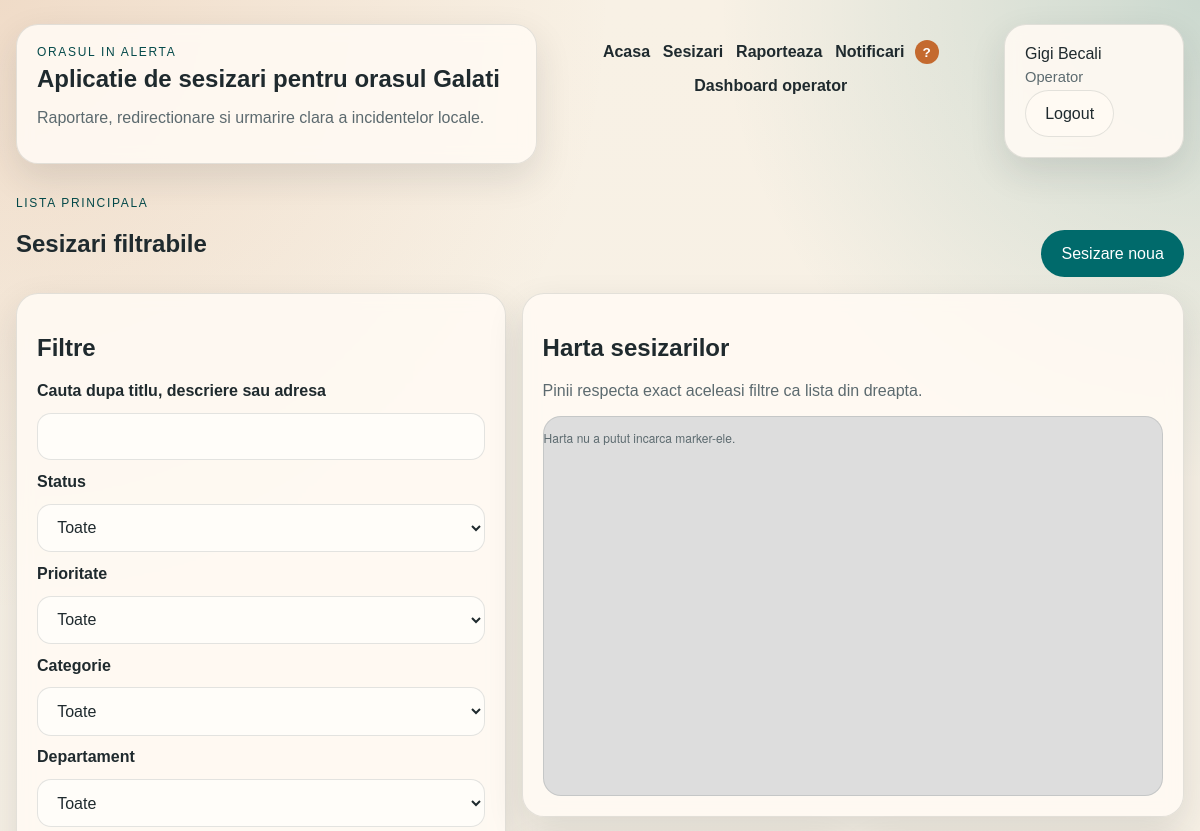
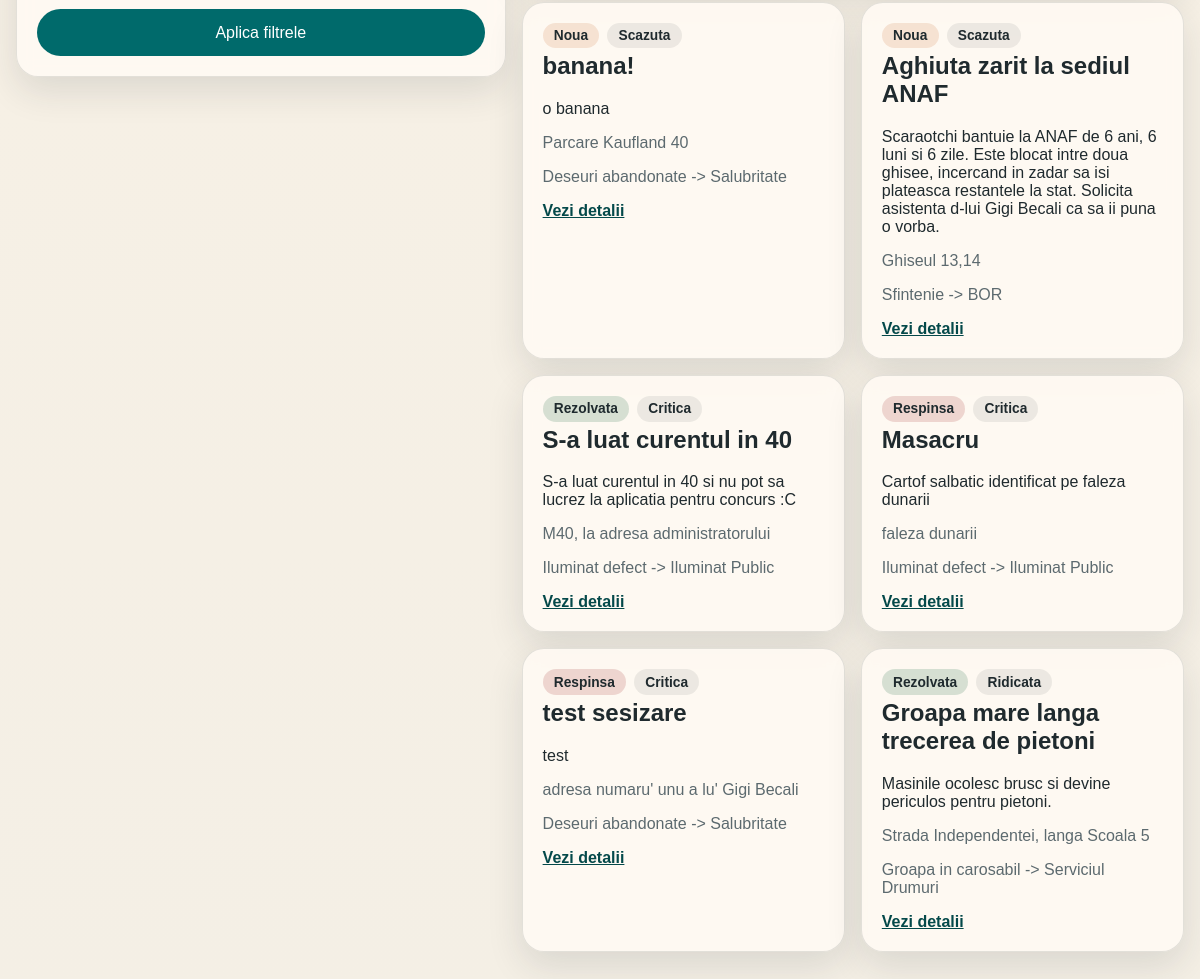
The page /incidents (signed in) on the database its author committed (2 pictures, top to bottom).
### app/models/entities.py (models this page shows, shortened)
class User(UserMixin, db.Model):
    __tablename__ = "users"
    id = db.Column(db.Integer, primary_key=True)
    full_name = db.Column(db.String(120), nullable=False)
    email = db.Column(db.String(255), nullable=False, unique=True)
    password_hash = db.Column(db.String(255), nullable=False)
    role = db.Column(db.String(32), nullable=False, default="citizen")
    department_id = db.Column(db.Integer, db.ForeignKey("departments.id"))
    created_at = db.Column(db.DateTime, default=utc_now, nullable=False)
    department = db.relationship("Department", back_populates="users")
    incidents = db.relationship("Incident", back_populates="creator", foreign_keys="Incident.created_by_id")
    updates = db.relationship("IncidentUpdate", back_populates="author")
    notifications = db.relationship("Notification", back_populates="user", cascade="all, delete-orphan")
    @property
    def role_label(self) -> str:
        return ROLE_LABELS.get(self.role, self.role)

class Incident(db.Model):
    __tablename__ = "incidents"
    id = db.Column(db.Integer, primary_key=True)
    title = db.Column(db.String(200), nullable=False)
    description = db.Column(db.Text, nullable=False)
    address = db.Column(db.String(255), nullable=False)
    latitude = db.Column(db.Float, nullable=False)
    longitude = db.Column(db.Float, nullable=False)
    priority = db.Column(db.String(32), nullable=False, default="medie")
    status = db.Column(db.String(32), nullable=False, default="noua")
    created_by_id = db.Column(db.Integer, db.ForeignKey("users.id"), nullable=False)
    category_id = db.Column(db.Integer, db.ForeignKey("incident_categories.id"), nullable=False)
    suggested_department_id = db.Column(db.Integer, db.ForeignKey("departments.id"))
    assigned_department_id = db.Column(db.Integer, db.ForeignKey("departments.id"))
    created_at = db.Column(db.DateTime, default=utc_now, nullable=False)
    updated_at = db.Column(db.DateTime, default=utc_now, nullable=False, onupdate=utc_now)
    creator = db.relationship("User", back_populates="incidents", foreign_keys=[created_by_id])
    category = db.relationship("Category", back_populates="incidents")
    suggested_department = db.relationship(
        "Department",
        back_populates="suggested_incidents",
        foreign_keys=[suggested_department_id],
    )
    assigned_department = db.relationship(
        "Department",
        back_populates="incidents",
        foreign_keys=[assigned_department_id],
    )
    photos = db.relationship(
        "IncidentPhoto",
        back_populates="incident",
        cascade="all, delete-orphan",
        order_by="IncidentPhoto.created_at.asc()",
    )
    updates = db.relationship(
        "IncidentUpdate",
        back_populates="incident",
        cascade="all, delete-orphan",
        order_by="IncidentUpdate.created_at.desc()",
    )
    notifications = db.relationship("Notification", back_populates="incident")
    @property
    def priority_label(self) -> str:
        return PRIORITY_LABELS.get(self.priority, self.priority)
    @property
    def status_label(self) -> str:
        return STATUS_LABELS.get(self.status, self.status)
    @property
    def display_department_label(self) -> str:
        if self.status == "in_triere":
            if self.suggested_department is not None:
                return f"Sugerat: {self.suggested_department.name}"
            return "In asteptarea trierii"
        if self.assigned_department is not None:
            return self.assigned_department.name
        return "-"

class Category(db.Model):
    __tablename__ = "incident_categories"
    id = db.Column(db.Integer, primary_key=True)
    name = db.Column(db.String(120), nullable=False, unique=True)
    description = db.Column(db.Text, nullable=False)
    default_department_id = db.Column(db.Integer, db.ForeignKey("departments.id"))
    created_at = db.Column(db.DateTime, default=utc_now, nullable=False)
    default_department = db.relationship("Department", back_populates="categories")
    incidents = db.relationship("Incident", back_populates="category")

class Department(db.Model):
    __tablename__ = "departments"
    id = db.Column(db.Integer, primary_key=True)
    name = db.Column(db.String(120), nullable=False, unique=True)
    description = db.Column(db.Text, nullable=False)
    contact_email = db.Column(db.String(255), nullable=False)
    created_at = db.Column(db.DateTime, default=utc_now, nullable=False)
    categories = db.relationship("Category", back_populates="default_department")
    users = db.relationship("User", back_populates="department")
    incidents = db.relationship(
        "Incident",
        back_populates="assigned_department",
        foreign_keys="Incident.assigned_department_id",
    )
    suggested_incidents = db.relationship(
        "Incident",
        back_populates="suggested_department",
        foreign_keys="Incident.suggested_department_id",
    )

### app/routes/web.py (the view)
@web_bp.get("/incidents")
@login_required
def incidents():
    service = build_incident_service()
    filters = request.args.to_dict()
    return render_template(
        "incidents.html",
        page_title="Lista sesizari",
        incidents=service.list_incidents(filters),
        filters=filters,
        include_leaflet=True,
        **service.filter_options(),
    )

### app/repositories/category_repository.py (called while the page is built)
    def all(self) -> list[Category]:
        return Category.query.order_by(Category.name.asc()).all()

### app/repositories/department_repository.py (called while the page is built)
    def all(self) -> list[Department]:
        return Department.query.order_by(Department.name.asc()).all()

### app/repositories/incident_repository.py (called while the page is built, shortened)
    def _base_query(self):
        return Incident.query.options(
            joinedload(Incident.creator),
            joinedload(Incident.category),
            joinedload(Incident.suggested_department),
            joinedload(Incident.assigned_department),
            joinedload(Incident.photos),
            joinedload(Incident.updates).joinedload(IncidentUpdate.author),
        )

    def _apply_filters(self, query, filters: dict):
        search = filters.get("search", "").strip()
        status = filters.get("status", "").strip()
        priority = filters.get("priority", "").strip()
        category_id = filters.get("category_id", "").strip()
        department_id = filters.get("department_id", "").strip()
        if status:
            query = query.filter(Incident.status == status)
        if priority:
            query = query.filter(Incident.priority == priority)
        if category_id.isdigit():
            query = query.filter(Incident.category_id == int(category_id))
        if department_id.isdigit():
            query = query.filter(Incident.assigned_department_id == int(department_id))
        return query

    def list_filtered(self, filters: dict) -> list[Incident]:
        query = self._apply_filters(self._base_query(), filters)
        return query.order_by(Incident.created_at.desc()).all()

### app/routes/web.py (called while the page is built)
def build_incident_service() -> IncidentService:
    return IncidentService(
        IncidentRepository(),
        CategoryRepository(),
        DepartmentRepository(),
        UserRepository(),
        NotificationRepository(),
        IncidentPhotoRepository(),
    )

### app/services/incident_service.py (called while the page is built)
    def filter_options(self) -> dict:
        return {
            "categories": self.category_repository.all(),
            "departments": self.department_repository.all(),
            "priority_choices": INCIDENT_PRIORITY_CHOICES,
            "status_choices": INCIDENT_STATUS_CHOICES,
        }

    def list_incidents(self, filters: dict) -> list:
        return self.incident_repository.list_filtered(filters)

### app/templates/incidents.html (shortened to what this page needs)
{% extends "base.html" %}
{% block content %}
<section class="section-header">
    <div>
        <p class="eyebrow">Lista principala</p>
        <h1>Sesizari filtrabile</h1>
    </div>
    <a class="button-link" href="{{ url_for('web.new_incident') }}">Sesizare noua</a>
</section>
<section class="layout-two-columns">
    <aside class="panel">
        <h2>Filtre</h2>
        <form method="get" class="form-grid">
            <label for="search">Cauta dupa titlu, descriere sau adresa</label>
            <input id="search" type="text" name="search" value="{{ filters.get('search', '') }}">
            <label for="status">Status</label>
            <select id="status" name="status">
                <option value="">Toate</option>
            </select>
            <label for="priority">Prioritate</label>
            <select id="priority" name="priority">
                <option value="">Toate</option>
            </select>
            <label for="category_id">Categorie</label>
            <select id="category_id" name="category_id">
                <option value="">Toate</option>
            </select>
            <label for="department_id">Departament</label>
            <select id="department_id" name="department_id">
                <option value="">Toate</option>
            </select>
            <button type="submit">Aplica filtrele</button>
        </form>
    </aside>
    <div class="content-stack">
        <section class="panel">
            <h2>Harta sesizarilor</h2>
            <p class="muted-text">Pinii respecta exact aceleasi filtre ca lista din dreapta.</p>
            <div
                id="incidents-map"
                class="map-block"
                data-markers-url="{{ url_for('api.incident_markers') }}"
                aria-label="Harta sesizarilor"
            ></div>
        </section>
        <section class="card-grid">
            {% for incident in incidents %}
                <article class="card">
                    <div class="card-tags">
                        <span class="pill pill-{{ incident.status }}">{{ incident.status_label }}</span>
                        <span class="pill pill-neutral">{{ incident.priority_label }}</span>
                    </div>
                    <h2>{{ incident.title }}</h2>
                    <p>{{ incident.description }}</p>
                    <p class="muted-text">{{ incident.address }}</p>
                    <p class="muted-text">{{ incident.category.name }} -> {{ incident.display_department_label }}</p>
                    <a class="text-link" href="{{ url_for('web.incident_detail', incident_id=incident.id) }}">Vezi detalii</a>
                </article>
            {% else %}
                <article class="card">
                    <h2>Nu exista rezultate</h2>
                    <p>Schimba filtrele sau adauga o sesizare noua.</p>
                </article>
            {% endfor %}
        </section>
    </div>
</section>
{% endblock %}

### app/templates/base.html (shortened to what this page needs)
<!DOCTYPE html>
<html lang="ro">
<head>
    <link rel="stylesheet" href="{{ url_for('static', filename='styles.css') }}">
    {% if include_leaflet %}
        <link
            rel="stylesheet"
            href="https://unpkg.com/leaflet@1.9.4/dist/leaflet.css"
        >
    {% endif %}
</head>
<body
    data-map-default-lat="{{ config.MAP_DEFAULT_LAT }}"
    data-map-default-lng="{{ config.MAP_DEFAULT_LNG }}"
    data-map-default-zoom="{{ config.MAP_DEFAULT_ZOOM }}"
    {% if current_user.is_authenticated %}
        data-unread-url="{{ url_for('api.unread_notifications') }}"
    {% endif %}
>
    <header class="site-header">
        <div class="brand-block">
            <p class="eyebrow">{{ config.APP_NAME }}</p>
            <a class="brand-title" href="{{ url_for('web.home') }}">Aplicatie de sesizari pentru orasul Galati</a>
            <p class="brand-copy">Raportare, redirectionare si urmarire clara a incidentelor locale.</p>
        </div>
        <nav class="site-nav" aria-label="Meniu principal">
            <a href="{{ url_for('web.home') }}">Acasa</a>
            {% if current_user.is_authenticated %}
                <a href="{{ url_for('web.incidents') }}">Sesizari</a>
                <a href="{{ url_for('web.new_incident') }}">Raporteaza</a>
                <a href="{{ url_for('web.notifications') }}">
                    Notificari
                    <span class="badge" id="notification-count" aria-live="polite">0</span>
                </a>
                {% if current_user.role in ["operator", "admin"] %}
                    <a href="{{ url_for('web.operator_dashboard') }}">Dashboard operator</a>
                {% endif %}
            {% endif %}
        </nav>
        <div class="account-panel">
            {% if current_user.is_authenticated %}
                <p class="account-name">{{ current_user.full_name }}</p>
                <p class="account-role">{{ current_user.role_label }}</p>
                <form method="post" action="{{ url_for('web.logout') }}">
                    <button type="submit" class="ghost-button">Logout</button>
                </form>
            {% else %}
                <a class="ghost-button" href="{{ url_for('web.login') }}">Login</a>
                <a class="button-link" href="{{ url_for('web.register') }}">Cont nou</a>
            {% endif %}
        </div>
    </header>
    <main class="page-shell" id="main-content">
        {% block content %}{% endblock %}
    </main>
</body>
</html>

### rows shown on the page
User: full_name "Gigi Becali", role_label "Operator"
Incident: status_label "Noua", priority_label "Scazuta", title "banana!", description "o banana", address "Parcare Kaufland 40", category.name "Deseuri abandonate", display_department_label "Salubritate"
Incident: status_label "Noua", priority_label "Scazuta", title "Aghiuta zarit la sediul ANAF", description "Scaraotchi bantuie la ANAF de 6 ani, 6 luni si 6 zile. Este blocat intre doua ghisee, incercand in zadar sa isi plateasca restantele la stat. Solicita asistenta d-lui Gigi Becali ca sa ii puna o vorba.", address "Ghiseul 13,14", category.name "Sfintenie", display_department_label "BOR"
Incident: status_label "Rezolvata", priority_label "Critica", title "S-a luat curentul in 40", description "S-a luat curentul in 40 si nu pot sa lucrez la aplicatia pentru concurs :C", address "M40, la adresa administratorului", category.name "Iluminat defect", display_department_label "Iluminat Public"
Incident: status_label "Respinsa", priority_label "Critica", title "Masacru", description "Cartof salbatic identificat pe faleza dunarii", address "faleza dunarii", category.name "Iluminat defect", display_department_label "Iluminat Public"
Incident: status_label "Respinsa", priority_label "Critica", title "test sesizare", description "test", address "adresa numaru' unu a lu' Gigi Becali", category.name "Deseuri abandonate", display_department_label "Salubritate"
Incident: status_label "Rezolvata", priority_label "Ridicata", title "Groapa mare langa trecerea de pietoni", description "Masinile ocolesc brusc si devine periculos pentru pietoni.", address "Strada Independentei, langa Scoala 5", category.name "Groapa in carosabil", display_department_label "Serviciul Drumuri"

### other values the page prints
{{ config.APP_NAME }} "ORASUL IN ALERTA"
